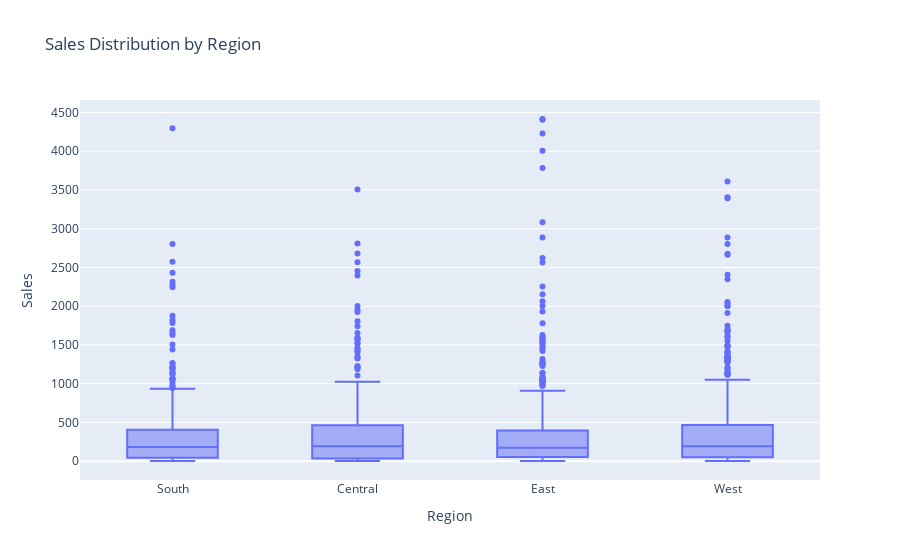

The notebook cell saved with this chart:
### Code cell
import plotly.express as px

def plot_sales_distribution_by_region(df, sales_col, region_col):
    """Plots the sales distribution by region using a box plot."""
    fig = px.box(df, x=region_col, y=sales_col, title='Sales Distribution by Region')
    fig.update_layout(xaxis_title='Region', yaxis_title='Sales', legend_title='Region')
    fig.show()

# Exemple d'utilisation
plot_sales_distribution_by_region(df, 'Sales', 'Region')

### Figure 1 — Plotly figure (JSON) as saved in the notebook; plotly's stock layout.template omitted (floating-point values rounded to 4 significant figures; data arrays with more than 128 entries replaced by an {"elided": "..."} marker saying what was removed)
{"data": [{"alignmentgroup": "True", "hovertemplate": "Region=%{x}<br>Sales=%{y}<extra></extra>", "legendgroup": "", "marker": {"color": "#636efa"}, "name": "", "notched": false, "offsetgroup": "", "orientation": "v", "showlegend": false, "type": "box", "x": {"elided": "2687 str values"}, "x0": " ", "xaxis": "x", "y": {"elided": "2687 float values"}, "y0": " ", "yaxis": "y"}], "layout": {"boxmode": "group", "legend": {"title": {"text": "Region"}, "tracegroupgap": 0}, "title": {"text": "Sales Distribution by Region"}, "xaxis": {"anchor": "y", "domain": [0, 1], "title": {"text": "Region"}}, "yaxis": {"anchor": "x", "domain": [0, 1], "title": {"text": "Sales"}}}}
